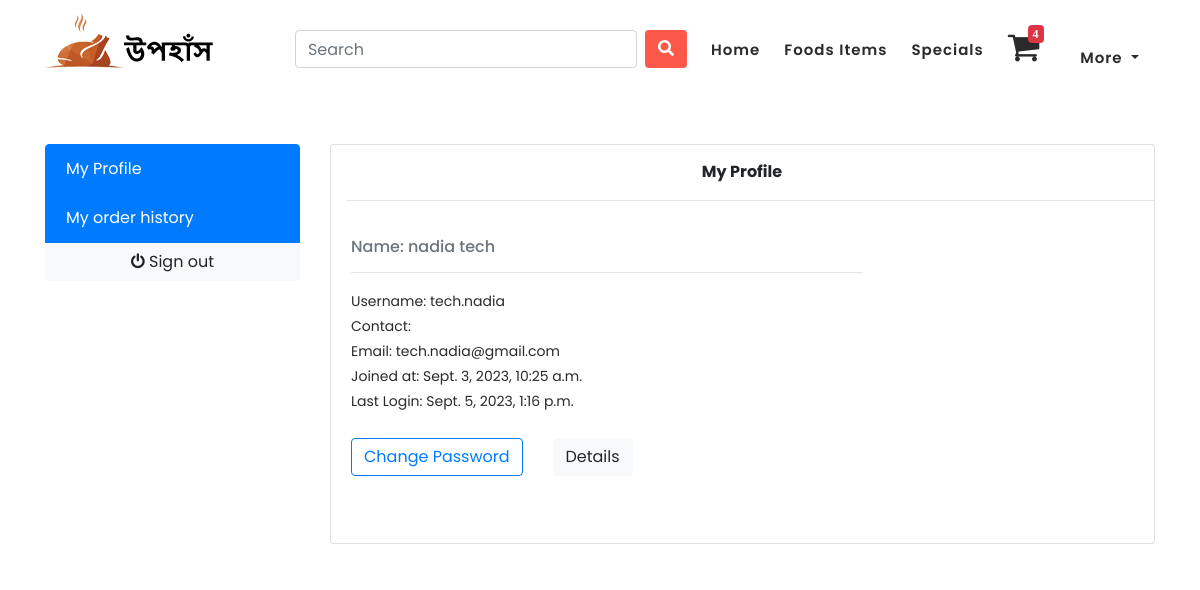
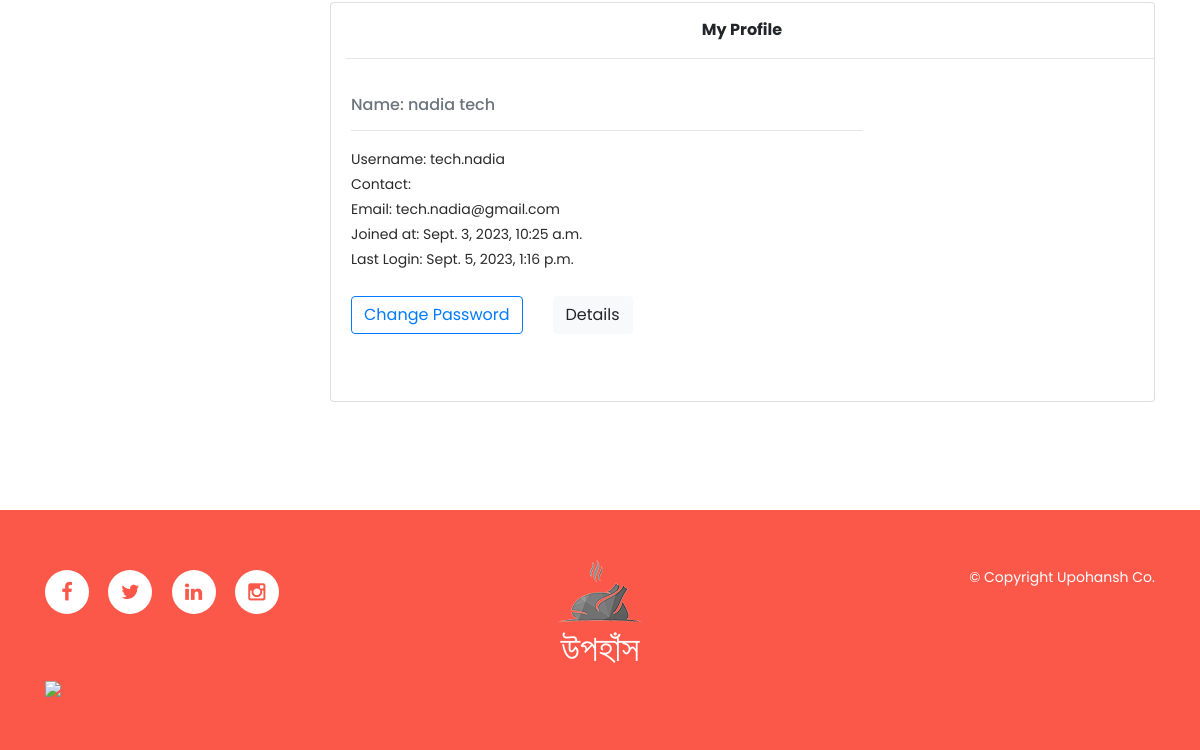
/accounts/profile/ (signed in), run on an earlier commit of the app's database (2 pictures, top to bottom).
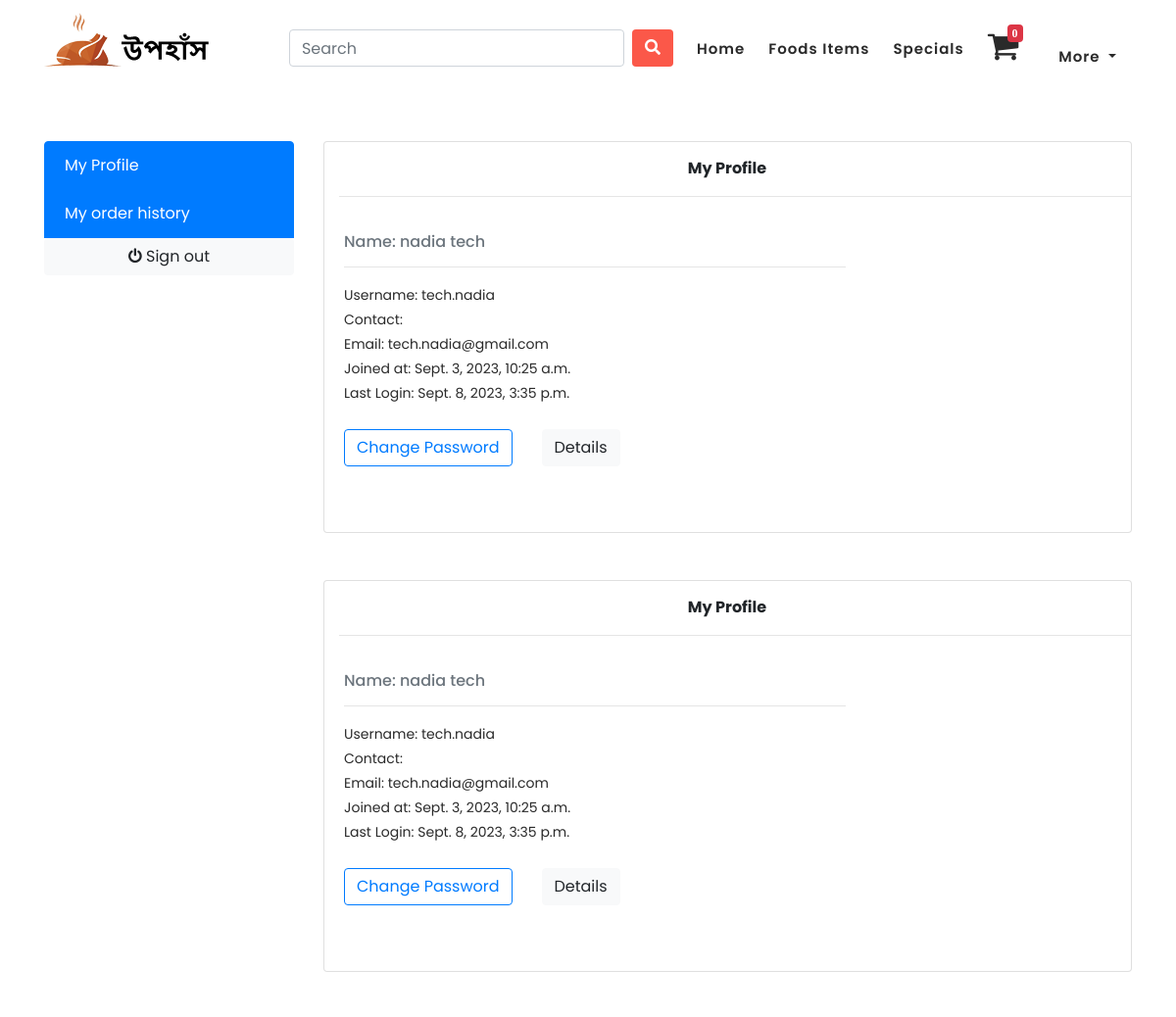
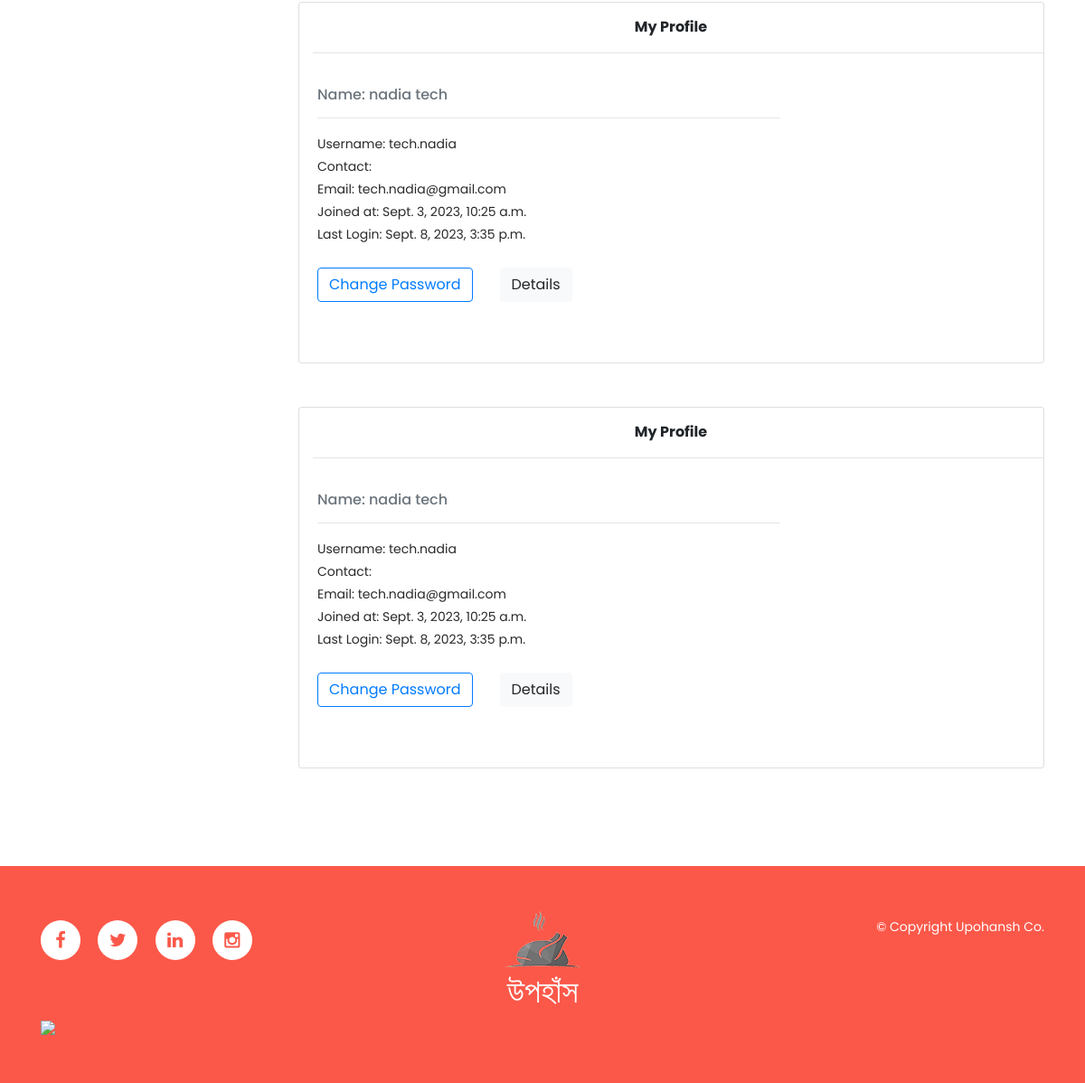
And on a later commit of the database (2 pictures, top to bottom).
### orders/models.py (models this page shows, shortened)
class Order(models.Model):
    STATUS = (
        ('New', 'New'),
        ('Accepted', 'Accepted'),
        ('Completed', 'Completed'),
        ('Cancelled', 'Cancelled'),
    )
    user = models.ForeignKey(User, on_delete=models.SET_NULL, null=True)
    payment = models.ForeignKey(Payment, on_delete=models.SET_NULL, blank=True, null=True)
    order_number = models.CharField(max_length=30)
    first_name = models.CharField(max_length=50)
    last_name = models.CharField(max_length=50)
    phone = models.CharField(max_length=15)
    email = models.EmailField(max_length=50)
    address_line_1 = models.CharField(max_length=50)
    address_line_2 = models.CharField(max_length=50, blank=True)
    country = models.CharField(max_length=50)
    state = models.CharField(max_length=50)
    city = models.CharField(max_length=50)
    order_note = models.CharField(max_length=100, blank=True)
    order_total = models.FloatField()
    tax = models.FloatField()
    status = models.CharField(max_length=10, choices=STATUS, default='New')
    ip = models.CharField(blank=True, max_length=20)
    is_ordered = models.BooleanField(default=False)
    created_at = models.DateTimeField(auto_now_add=True)
    updated_at = models.DateTimeField(auto_now=True)

### accounts/views.py (the view)
# urls.py: path('profile/', views.profile, name='profile'),
def profile(request):
    orders = Order.objects.filter(user=request.user).order_by('-created_at')
    order_item = OrderFoodItem.objects.filter(user=request.user).order_by('-created_at')
    return render(request, 'accounts/profile.html', {'orders': orders, 'items':order_item})

### upohansh/custom_context_processor.py (called while the page is built, shortened)
def cart_context(request):
    food_quantity = 0
    if request.user.is_authenticated:
        cart_exists = CartItem.objects.filter(user = request.user).exists()
        if cart_exists:
            foods = CartItem.objects.filter(user = request.user)
            for food in foods:
                food_quantity += food.quantity
    request.session['food_quantity'] = food_quantity
    return {}

### accounts/templates/accounts/profile.html (shortened to what this page needs)
{% extends "base.html" %}
{% block body %}
<section class="section-conten padding-y bg">
<br><br><br><br><br><br>
<div class="container">
	<div class="row">
	<aside class="col-md-3">
		<ul class="list-group">
			<a class="list-group-item active" href="{% url 'profile' %}"> My Profile </a>
			<a class="list-group-item active" href="{% url 'order_history' %}"> My order history </a>
			<a class="btn btn-light btn-block" href="{% url 'signout' %}"> <i class="fa fa-power-off"></i> <span class="text">Sign out</span> </a>
		</ul>
	</aside>
	<main class="col-md-9">
		{% if orders %}
		{% for i in orders %}
		<article class="card">
		<div style="margin-left: 15px;margin-top: 15px; text-align: center;">
			<strong class="d-inline-block mr-3">My Profile</strong>
			<hr>
		</div>
		<div class="card-body">
			<div class="row">
				<div class="col-md-8">
					<h6 class="text-muted">Name: {{request.user.first_name}} {{request.user.last_name}}</h6>
					<hr>
					<p>Username: {{request.user.username}}<br>
                    Contact: {{request.user.phone_number}}<br>
					Email: {{request.user.email}} <br>
                    Joined at: {{request.user.date_joined}}<br>
                    Last Login: {{request.user.last_login}}
				</p>
				</div>
			</div>
			<br>
			<div class="row">
				<a href="{% url 'change_password' %}" class="btn btn-outline-primary" style="margin-left:15px;">Change Password</a>
				<a href="#" class="btn btn-light"> Details </a>
			</div>
		</div>
		</article>
		<br><br>
		{% endfor %}
		{% else %}
			<h6>No Orders Made Yet!</h6>
		{% endif %}
	</main>
</div>
</div>
</section>
{% endblock%}

What changed in the data, as far as the page shows it:
removed Order: {{ request.user.first_name }} "nadia", {{ request.user.last_name }} "tech", {{ request.user.username }} "tech.nadia", {{ request.user.email }} "tech.nadia@gmail.com", {{ request.user.date_joined }} "Sept. 3, 2023, 10:25 a.m.", {{ request.user.last_login }} "Sept. 5, 2023, 1:16 p.m."
removed Order: {{ request.user.first_name }} "nadia", {{ request.user.last_name }} "tech", {{ request.user.username }} "tech.nadia", {{ request.user.email }} "tech.nadia@gmail.com", {{ request.user.date_joined }} "Sept. 3, 2023, 10:25 a.m.", {{ request.user.last_login }} "Sept. 5, 2023, 1:16 p.m."
added Order: {{ request.user.first_name }} "nadia", {{ request.user.last_name }} "tech", {{ request.user.username }} "tech.nadia", {{ request.user.email }} "tech.nadia@gmail.com", {{ request.user.date_joined }} "Sept. 3, 2023, 10:25 a.m.", {{ request.user.last_login }} "Sept. 8, 2023, 3:35 p.m."
added Order: {{ request.user.first_name }} "nadia", {{ request.user.last_name }} "tech", {{ request.user.username }} "tech.nadia", {{ request.user.email }} "tech.nadia@gmail.com", {{ request.user.date_joined }} "Sept. 3, 2023, 10:25 a.m.", {{ request.user.last_login }} "Sept. 8, 2023, 3:35 p.m."
added Order: {{ request.user.first_name }} "nadia", {{ request.user.last_name }} "tech", {{ request.user.username }} "tech.nadia", {{ request.user.email }} "tech.nadia@gmail.com", {{ request.user.date_joined }} "Sept. 3, 2023, 10:25 a.m.", {{ request.user.last_login }} "Sept. 8, 2023, 3:35 p.m."
added Order: {{ request.user.first_name }} "nadia", {{ request.user.last_name }} "tech", {{ request.user.username }} "tech.nadia", {{ request.user.email }} "tech.nadia@gmail.com", {{ request.user.date_joined }} "Sept. 3, 2023, 10:25 a.m.", {{ request.user.last_login }} "Sept. 8, 2023, 3:35 p.m."
Also different on the page:
{{ request.session.food_quantity }}: "4" → "0"
